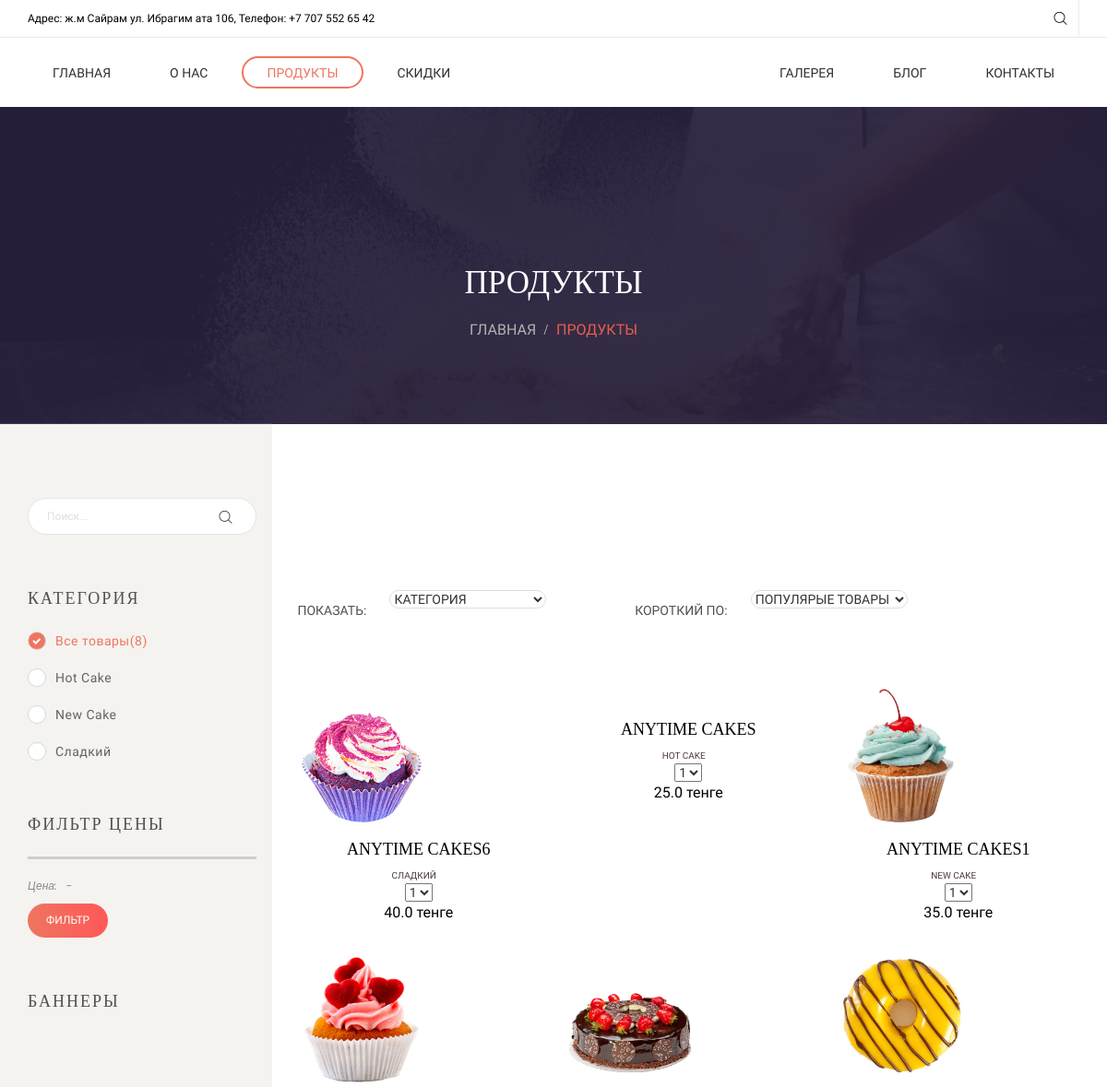
Page /product/ (upper part) on the earlier database version.
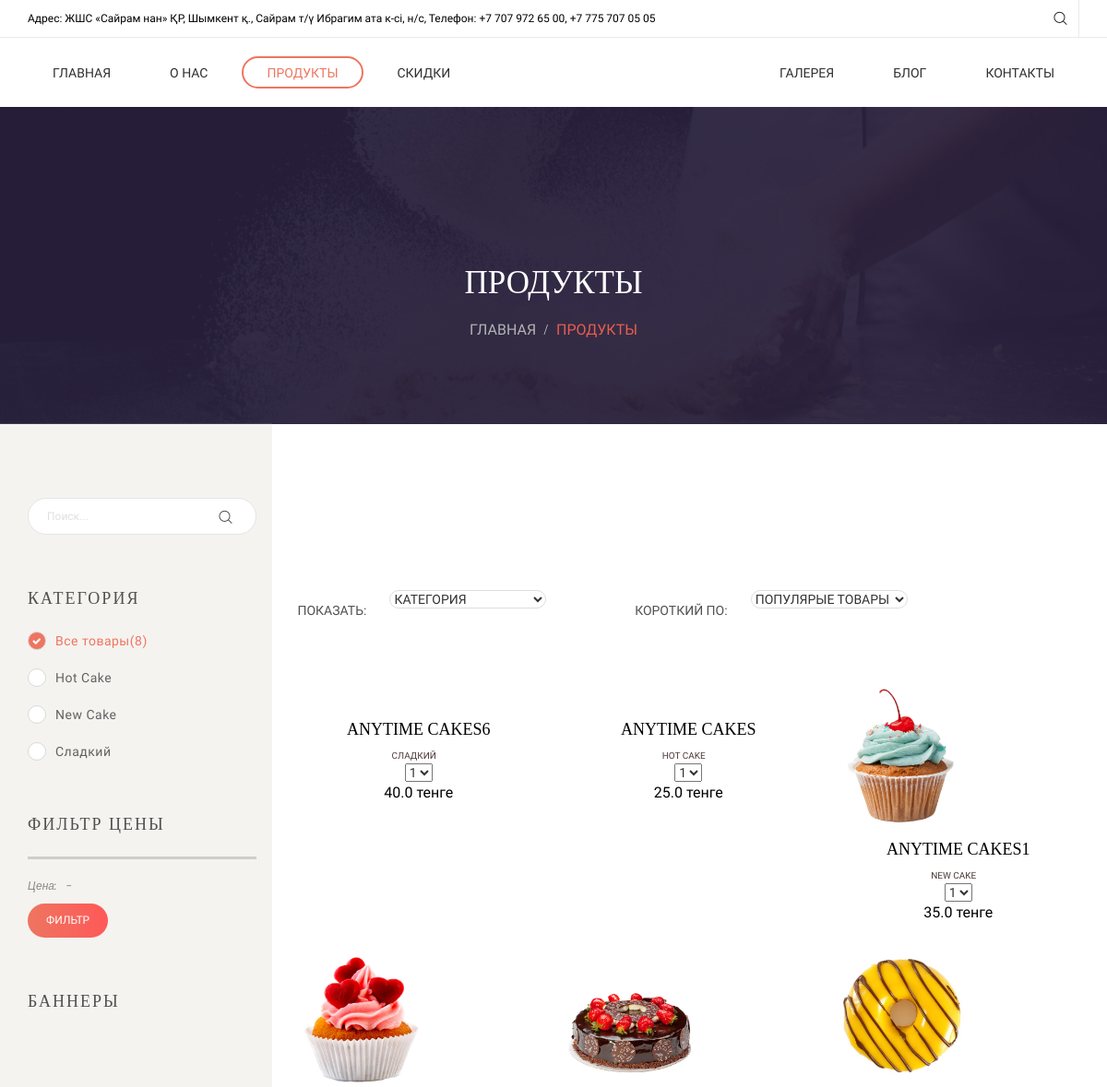
Same page on the later database version.
### main/models.py (models this page shows, shortened)
class Information(models.Model):
    logo = models.ImageField(upload_to='upload', blank=True)
    address = models.CharField(max_length=300, blank=True)
    phone_info = models.CharField(max_length=300, blank=True)
    baker_info = models.TextField(blank=True)
    footer_info = models.CharField(max_length=300, blank=True)
    footer_photo = models.ImageField(upload_to='upload', blank=True)
    about_info = models.CharField(max_length=300, blank=True)
    card_info = models.ImageField(upload_to='upload', blank=True)
    card_info1 = models.ImageField(upload_to='upload', blank=True)
    card_info2 = models.ImageField(upload_to='upload', blank=True)
    card_info3 = models.ImageField(upload_to='upload', blank=True)
    date_info = models.CharField(max_length=300, blank=True)
    time_info = models.CharField(max_length=300, blank=True)
    contact_info = models.CharField(max_length=300, blank=True)
    facebook_info = models.CharField(max_length=300, blank=True)
    instagram_info = models.CharField(max_length=300, blank=True)
    whatsapp_info = models.CharField(max_length=300, blank=True)
    app_store = models.CharField(max_length=300, blank=True)
    order_info = models.CharField(max_length=300, blank=True)
    order_info1 = models.CharField(max_length=300, blank=True)
    order_info2 = models.CharField(max_length=300, blank=True)
    order_info3 = models.CharField(max_length=300, blank=True)
    reviews_foto = models.ImageField(upload_to='upload', blank=True)
    design_by = models.CharField(max_length=300, blank=True)
    status = models.IntegerField(default=0, blank=True)
    banner1 = models.ImageField(upload_to='upload', blank=True)
    banner2 = models.ImageField(upload_to='upload', blank=True)
    banner3 = models.ImageField(upload_to='upload', blank=True)

class Menu(models.Model):
    title = models.CharField(max_length=300)
    category = models.ForeignKey(Category, on_delete=models.CASCADE)
    description = models.TextField()
    photo = models.ImageField(upload_to='upload')
    old_price = models.FloatField(max_length=300, default=0, blank=True)
    new_price = models.FloatField(max_length=300, default=0)
    status = models.IntegerField(default=0)
    rating = models.IntegerField(default=0)
    amount = models.IntegerField(default=0)
    photo1 = models.ImageField(upload_to='upload', blank=True)
    photo2 = models.ImageField(upload_to='upload', blank=True)
    photo3 = models.ImageField(upload_to='upload', blank=True)
    is_best_seller = models.BooleanField(default=0, blank=True)
    is_rebate = models.BooleanField(default=0, blank=True)
    is_new = models.BooleanField(default=0, blank=True)
    tags = models.CharField(max_length=300)
    size = models.ForeignKey(Size, on_delete=models.CASCADE)
    rebate = models.IntegerField(default=0, blank=True)
    recipe = models.TextField(blank=True)

class Category(models.Model):
    title = models.CharField(max_length=300)
    status = models.IntegerField(default=0)
    is_main = models.BooleanField(default=0, blank=True)
    rating = models.IntegerField(default=0)
    def __str__(self):
        return self.title

### main/views.py (the view)
# urls.py: path('product/', productHandler),
def productHandler(request):
    q = request.GET.get('q', '')
    category_id = int(request.GET.get('category_id', 0))
    limit = int(request.GET.get('limit', 6))
    p = int(request.GET.get('p', 1))
    stop = p * limit
    start = (p - 1) * limit
    if q:
        menu = Menu.objects.filter(status=0).filter(title__contains=q).order_by('-rating')[start:stop]
        item_count = Menu.objects.filter(status=0).filter(title__contains=q).count()
    else:
        if category_id:
            menu = Menu.objects.filter(status=0).filter(category__id=category_id).order_by('-rating')[start:stop]
            item_count = Menu.objects.filter(status=0).filter(category__id=category_id).count()
        else:
            menu = Menu.objects.filter(status=0).order_by('-rating')[start:stop]
            item_count = Menu.objects.filter(status=0).count()
    page_count = math.ceil(item_count / limit)
    page_range = range(1, page_count + 1)
    prev_p = p - 1
    next_p = p + 1
    menu_count = Menu.objects.filter(status=0).count()
    best_menus = Menu.objects.filter(is_best_seller=True)[:3]
    rebate_menus = Menu.objects.filter(is_rebate=True)
    is_new = Menu.objects.filter(is_new=True)
    informations = Information.objects.filter(status=0)
    categorys = Category.objects.filter()
    sizes = Size.objects.filter(status=0)
    return render(request, 'product.html', {
        'page': 'product',
        'informations': informations,
        'categorys': categorys,
        'sizes': sizes,
        'best_menus': best_menus,
        'rebate_menus': rebate_menus,
        'menu': menu,
        'menu_count': menu_count,
        'is_new': is_new,
        'limit': limit,
        'p': p,
        'stop': stop,
        'start': start,
        'item_count': item_count,
        'page_count': page_count,
        'page_range': page_range,
        'prev_p': prev_p,
        'next_p': next_p,
        'category_id': category_id,
        'q': q
    })

### templates/product.html (shortened to what the changed rows need)
{% extends 'base.html' %}
	{% block content %}
    <div class="page-wrap">
      <div class="ps-section--page">
        <div class="container">
          <div class="row">
            <div class="col-lg-9 col-md-9 col-sm-12 col-xs-12 col-lg-push-3 col-md-push-3">
              <div class="ps-shop-grid pt-80">
                <div class="ps-shop ps-col-tiny">
                  <div class="row">
                    {% for menu in menu %}
                        <div class="col-lg-4 col-md-4 col-sm-6 col-xs-12 ">
                          <div class="ps-product">
                            <div class="ps-product__thumbnail">
                              <div class="ps-product__thumbnail n">
                              <a class="ps-product__overlay" href="/product/{{ menu.id }}/"></a><img src="/media/{{ menu.photo1 }}" alt="">
                              </div>
                            </div>
                            <div class="ps-product__content"><a class="ps-product__title" href="/product/{{ menu.id }}/">{{ menu.title }}</a>
                              <div class="ps-product__category"><a class="ps-product__category" href="/product/?category_id={{menu.category.id }}">{{ menu.category }}</a>
                              </div>
                              <select class="ps-rating">
                                <option value="1">1</option>
                              </select>
                              <p class="ps-product__price"> {{ menu.new_price }} тенге</p>
                            </div>
                          </div>
                        </div>
                    {% endfor %}
                  </div>
                </div>
              </div>
            </div>
          </div>
        </div>
      </div>
{% endblock %}

### templates/base.html (shortened to what this page needs)
<!DOCTYPE html>
<html lang="en">
  <head>
    <link rel="stylesheet" href="/static/plugins/font-awesome/css/font-awesome.min.css">
    <link rel="stylesheet" href="/static/plugins/jquery-bar-rating/dist/themes/fontawesome-stars.css">
    <link rel="stylesheet" href="/static/plugins/ps-icon/ps-icon.css">
    <link rel="stylesheet" href="/static/plugins/bootstrap/dist/css/bootstrap.min.css">
    <link rel="stylesheet" href="/static/plugins/owl-carousel/assets/owl.carousel.css">
    <link rel="stylesheet" href="/static/plugins/jquery-bar-rating/dist/themes/fontawesome-stars.css">
    <link rel="stylesheet" href="/static/plugins/Magnific-Popup/dist/magnific-popup.css">
    <link rel="stylesheet" href="/static/plugins/jquery-ui/jquery-ui.min.css">
    <link rel="stylesheet" href="/static/plugins/bootstrap-datetimepicker/build/css/bootstrap-datetimepicker.min.css">
    <link rel="stylesheet" href="/static/plugins/slick/slick/slick.css">
    <link rel="stylesheet" href="/static/plugins/lightGallery-master/dist/css/lightgallery.min.css">
    <link rel="stylesheet" href="/static/plugins/revolution/css/settings.css">
    <link rel="stylesheet" href="/static/plugins/revolution/css/layers.css">
    <link rel="stylesheet" href="/static/plugins/revolution/css/navigation.css">
    <link rel="stylesheet" href="/static/css/style.css">
  </head>
    <body class="page-init">
    <header class="header" data-responsive="1199">
      <div class="header__top">
        <div class="container">
          <div class="row">
                <div class="col-lg-8 col-md-7 col-sm-12 col-xs-12 ">
                  {% for information in informations %}
                  <p>Адрес: {{ information.address }}, Телефон: {{ information.phone_info }}</p>
                  {% endfor %}
                </div>
                <div class="col-lg-4 col-md-5 col-sm-12 col-xs-12 "><a class="ps-search-btn" href="#"><i class="ps-icon--search"></i></a>
                </div>
          </div>
        </div>
      </div>
      <nav class="navigation">
        <div class="container">
          <div class="navigation__left">
                <ul class="menu menu--left">
                  <li {% if page == 'main' %} class="current" {% endif %} ><a href="/">Главная</a> </li>
                  <li {% if page == 'about' %} class="current " {% endif %} > <a href="/about-item/0/">О нас</a></li>
                 <li {% if page == 'product' %} class="current " {% endif %} > <a href="/product/"> Продукты </a></li>
                 <li {% if page == 'rebate' %} class="current " {% endif %} > <a href="/rebate/"> Скидки </a></li>
                </ul>
          </div>
          {% for information in informations %}
          <a class="ps-logo" href="/"><img src="/media/{{ information.logo }}" alt=""></a>
          {% endfor %}
          <div class="navigation__right">
                <ul class="menu menu--right">
                <li {% if page == 'galery' %} class="current " {% endif %} > <a href="/galery/"> Галерея </a></li>
                 <li {% if page == 'blog' %} class="current " {% endif %} > <a href="/blog/"> Блог </a></li>
                  <li {% if page == 'contact' %} class="current " {% endif %} > <a href="/contact/"> Контакты </a></li>
                </ul>
          </div>
        </div>
      </nav>
    </header>
    {% block content %}
    {% endblock %}
    </div>
  </body>
</html>

Differences in the rows shown:
changed Information: address "ж.м Сайрам ул. Ибрагим ата 106" → "ЖШС «Сайрам нан» ҚР, Шымкент қ., Сайрам т/ү Ибрагим ата к-сі, н/с"; phone_info "+7 707 552 65 42" → "+7 707 972 65 00, +7 775 707 05 05"
changed Menu "ANYTIME CAKES6": photo1: picture removed
